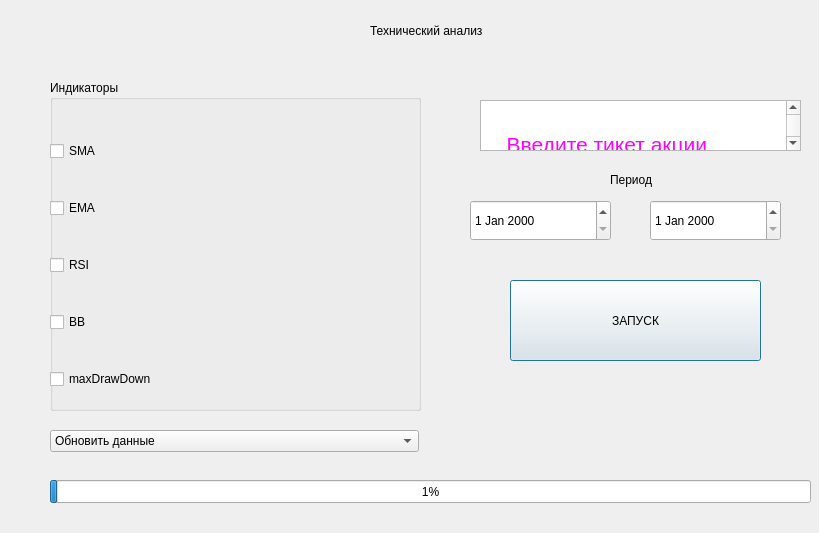
<?xml version="1.0" encoding="UTF-8"?>
<ui version="4.0">
    <class>Dialog</class>
    <widget class="QDialog" name="Dialog">
        <property name="geometry">
            <rect>
                <x>0</x>
                <y>0</y>
                <width>819</width>
                <height>533</height>
            </rect>
        </property>
        <property name="windowTitle">
            <string>Dialog</string>
        </property>
        <widget class="QDateEdit" name="dateEdit">
            <property name="geometry">
                <rect>
                    <x>470</x>
                    <y>200</y>
                    <width>141</width>
                    <height>41</height>
                </rect>
            </property>
        </widget>
        <widget class="QDateEdit" name="dateEdit_2">
            <property name="geometry">
                <rect>
                    <x>650</x>
                    <y>200</y>
                    <width>131</width>
                    <height>41</height>
                </rect>
            </property>
        </widget>
        <widget class="QGroupBox" name="groupBox">
            <property name="geometry">
                <rect>
                    <x>50</x>
                    <y>80</y>
                    <width>371</width>
                    <height>331</height>
                </rect>
            </property>
            <property name="title">
                <string>Индикаторы</string>
            </property>
            <widget class="QWidget" name="verticalLayoutWidget">
                <property name="geometry">
                    <rect>
                        <x>0</x>
                        <y>30</y>
                        <width>371</width>
                        <height>311</height>
                    </rect>
                </property>
                <layout class="QVBoxLayout" name="verticalLayout">
                    <item>
                        <widget class="QCheckBox" name="checkBox_SMA">
                            <property name="text">
                                <string>SMA</string>
                            </property>
                        </widget>
                    </item>
                    <item>
                        <widget class="QCheckBox" name="checkBox_EMA">
                            <property name="text">
                                <string>EMA</string>
                            </property>
                        </widget>
                    </item>
                    <item>
                        <widget class="QCheckBox" name="checkBox_RSI">
                            <property name="text">
                                <string>RSI</string>
                            </property>
                        </widget>
                    </item>
                    <item>
                        <widget class="QCheckBox" name="checkBox_BB">
                            <property name="text">
                                <string>BB</string>
                            </property>
                        </widget>
                    </item>
                    <item>
                        <widget class="QCheckBox" name="checkBox">
                            <property name="text">
                                <string>maxDrawDown</string>
                            </property>
                        </widget>
                    </item>
                </layout>
            </widget>
        </widget>
        <widget class="QPushButton" name="pushButton">
            <property name="geometry">
                <rect>
                    <x>510</x>
                    <y>280</y>
                    <width>251</width>
                    <height>81</height>
                </rect>
            </property>
            <property name="text">
                <string>ЗАПУСК</string>
            </property>
        </widget>
        <widget class="QComboBox" name="comboBox">
            <property name="geometry">
                <rect>
                    <x>50</x>
                    <y>430</y>
                    <width>369</width>
                    <height>22</height>
                </rect>
            </property>
            <item>
                <property name="text">
                    <string>Обновить данные</string>
                </property>
            </item>
            <item>
                <property name="text">
                    <string>Использовать имеющиеся</string>
                </property>
            </item>
        </widget>
        <widget class="QProgressBar" name="progressBar">
            <property name="geometry">
                <rect>
                    <x>50</x>
                    <y>480</y>
                    <width>761</width>
                    <height>23</height>
                </rect>
            </property>
            <property name="value">
                <number>1</number>
            </property>
        </widget>
        <widget class="QLabel" name="label">
            <property name="geometry">
                <rect>
                    <x>370</x>
                    <y>20</y>
                    <width>131</width>
                    <height>21</height>
                </rect>
            </property>
            <property name="text">
                <string>Технический анализ</string>
            </property>
        </widget>
        <widget class="QTextEdit" name="textEdit_2">
            <property name="geometry">
                <rect>
                    <x>480</x>
                    <y>100</y>
                    <width>321</width>
                    <height>51</height>
                </rect>
            </property>
            <property name="html">
                <string>&lt;!DOCTYPE HTML PUBLIC &quot;-//W3C//DTD HTML 4.0//EN&quot; &quot;http://www.w3.org/TR/REC-html40/strict.dtd&quot;&gt;
                    &lt;html&gt;&lt;head&gt;&lt;meta name=&quot;qrichtext&quot; content=&quot;1&quot; /&gt;&lt;style
                    type=&quot;text/css&quot;&gt;
                    p, li { white-space: pre-wrap; }
                    &lt;/style&gt;&lt;/head&gt;&lt;body style=&quot; font-family:'MS Shell Dlg 2'; font-size:7.8pt;
                    font-weight:400; font-style:normal;&quot;&gt;
                    &lt;p align=&quot;center&quot; style=&quot; margin-top:0px; margin-bottom:0px; margin-left:0px;
                    margin-right:0px; -qt-block-indent:0; text-indent:0px;&quot;&gt;&lt;span style=&quot;
                    font-size:16pt; color:#ff00ff;&quot;&gt;Введите тикет акции&lt;/span&gt;&lt;/p&gt;&lt;/body&gt;&lt;/html&gt;
                </string>
            </property>
        </widget>
        <widget class="QLabel" name="label_2">
            <property name="geometry">
                <rect>
                    <x>610</x>
                    <y>170</y>
                    <width>81</width>
                    <height>20</height>
                </rect>
            </property>
            <property name="text">
                <string>Период</string>
            </property>
        </widget>
    </widget>
    <resources/>
    <connections/>
</ui>
